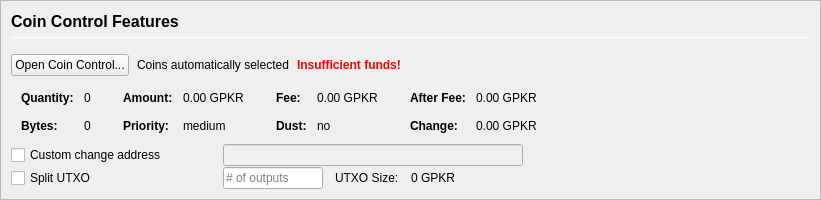
         <widget class="QFrame" name="frameCoinControl">
          <property name="sizePolicy">
           <sizepolicy hsizetype="Expanding" vsizetype="Expanding">
            <horstretch>0</horstretch>
            <verstretch>0</verstretch>
           </sizepolicy>
          </property>
          <property name="maximumSize">
           <size>
            <width>16777215</width>
            <height>16777215</height>
           </size>
          </property>
          <property name="frameShape">
           <enum>QFrame::StyledPanel</enum>
          </property>
          <property name="frameShadow">
           <enum>QFrame::Sunken</enum>
          </property>
          <layout class="QVBoxLayout" name="verticalLayoutCoinControl2">
           <property name="spacing">
            <number>0</number>
           </property>
           <property name="leftMargin">
            <number>0</number>
           </property>
           <property name="topMargin">
            <number>0</number>
           </property>
           <property name="rightMargin">
            <number>0</number>
           </property>
           <property name="bottomMargin">
            <number>0</number>
           </property>
           <item>
            <widget class="QFrame" name="frameCoinControl_BG">
             <layout class="QVBoxLayout" name="verticalLayoutCoinControl" stretch="0,0,0,0,0,0">
              <property name="spacing">
               <number>1</number>
              </property>
              <property name="leftMargin">
               <number>10</number>
              </property>
              <property name="topMargin">
               <number>10</number>
              </property>
              <item>
               <layout class="QHBoxLayout" name="horizontalLayoutCoinControl1">
                <property name="bottomMargin">
                 <number>15</number>
                </property>
                <item>
                 <layout class="QVBoxLayout" name="verticalLayout_3">
                  <property name="spacing">
                   <number>6</number>
                  </property>
                  <item>
                   <widget class="QLabel" name="labelCoinControlFeatures">
                    <property name="sizePolicy">
                     <sizepolicy hsizetype="Preferred" vsizetype="Maximum">
                      <horstretch>0</horstretch>
                      <verstretch>0</verstretch>
                     </sizepolicy>
                    </property>
                    <property name="minimumSize">
                     <size>
                      <width>0</width>
                      <height>20</height>
                     </size>
                    </property>
                    <property name="font">
                     <font>
                      <pointsize>12</pointsize>
                      <weight>75</weight>
                      <bold>true</bold>
                     </font>
                    </property>
                    <property name="styleSheet">
                     <string notr="true">font-weight:bold;</string>
                    </property>
                    <property name="text">
                     <string>Coin Control Features</string>
                    </property>
                   </widget>
                  </item>
                  <item>
                   <widget class="Line" name="line">
                    <property name="minimumSize">
                     <size>
                      <width>0</width>
                      <height>1</height>
                     </size>
                    </property>
                    <property name="maximumSize">
                     <size>
                      <width>16777215</width>
                      <height>1</height>
                     </size>
                    </property>
                    <property name="orientation">
                     <enum>Qt::Horizontal</enum>
                    </property>
                   </widget>
                  </item>
                 </layout>
                </item>
               </layout>
              </item>
              <item>
               <layout class="QHBoxLayout" name="horizontalLayoutCoinControl2" stretch="0,0,0,0">
                <property name="spacing">
                 <number>8</number>
                </property>
                <property name="bottomMargin">
                 <number>10</number>
                </property>
                <item>
                 <widget class="QPushButton" name="pushButtonCoinControl">
                  <property name="styleSheet">
                   <string notr="true"/>
                  </property>
                  <property name="text">
                   <string>Open Coin Control...</string>
                  </property>
                  <property name="autoDefault">
                   <bool>false</bool>
                  </property>
                 </widget>
                </item>
                <item>
                 <widget class="QLabel" name="labelCoinControlAutomaticallySelected">
                  <property name="text">
                   <string>Coins automatically selected</string>
                  </property>
                  <property name="margin">
                   <number>5</number>
                  </property>
                 </widget>
                </item>
                <item>
                 <widget class="QLabel" name="labelCoinControlInsuffFunds">
                  <property name="font">
                   <font>
                    <weight>75</weight>
                    <bold>true</bold>
                   </font>
                  </property>
                  <property name="styleSheet">
                   <string notr="true">color:red;font-weight:bold;</string>
                  </property>
                  <property name="text">
                   <string>Insufficient funds!</string>
                  </property>
                  <property name="margin">
                   <number>5</number>
                  </property>
                 </widget>
                </item>
                <item>
                 <spacer name="horizontalSpacerCoinControl">
                  <property name="orientation">
                   <enum>Qt::Horizontal</enum>
                  </property>
                  <property name="sizeHint" stdset="0">
                   <size>
                    <width>40</width>
                    <height>1</height>
                   </size>
                  </property>
                 </spacer>
                </item>
               </layout>
              </item>
              <item>
               <widget class="QWidget" name="widgetCoinControl" native="true">
                <property name="sizePolicy">
                 <sizepolicy hsizetype="Preferred" vsizetype="Preferred">
                  <horstretch>0</horstretch>
                  <verstretch>0</verstretch>
                 </sizepolicy>
                </property>
                <property name="minimumSize">
                 <size>
                  <width>0</width>
                  <height>0</height>
                 </size>
                </property>
                <property name="styleSheet">
                 <string notr="true"/>
                </property>
                <layout class="QHBoxLayout" name="horizontalLayoutCoinControl5">
                 <property name="leftMargin">
                  <number>0</number>
                 </property>
                 <property name="topMargin">
                  <number>0</number>
                 </property>
                 <property name="rightMargin">
                  <number>0</number>
                 </property>
                 <property name="bottomMargin">
                  <number>0</number>
                 </property>
                 <item>
                  <layout class="QHBoxLayout" name="horizontalLayoutCoinControl3" stretch="0,0,0,1">
                   <property name="spacing">
                    <number>20</number>
                   </property>
                   <property name="topMargin">
                    <number>0</number>
                   </property>
                   <property name="bottomMargin">
                    <number>10</number>
                   </property>
                   <item>
                    <layout class="QFormLayout" name="formLayoutCoinControl1">
                     <property name="horizontalSpacing">
                      <number>10</number>
                     </property>
                     <property name="verticalSpacing">
                      <number>14</number>
                     </property>
                     <property name="leftMargin">
                      <number>10</number>
                     </property>
                     <property name="topMargin">
                      <number>4</number>
                     </property>
                     <property name="rightMargin">
                      <number>6</number>
                     </property>
                     <item row="0" column="0">
                      <widget class="QLabel" name="labelCoinControlQuantityText">
                       <property name="font">
                        <font>
                         <weight>75</weight>
                         <bold>true</bold>
                        </font>
                       </property>
                       <property name="text">
                        <string>Quantity:</string>
                       </property>
                       <property name="margin">
                        <number>0</number>
                       </property>
                      </widget>
                     </item>
                     <item row="0" column="1">
                      <widget class="QLabel" name="labelCoinControlQuantity">
                       <property name="cursor">
                        <cursorShape>IBeamCursor</cursorShape>
                       </property>
                       <property name="contextMenuPolicy">
                        <enum>Qt::ActionsContextMenu</enum>
                       </property>
                       <property name="text">
                        <string notr="true">0</string>
                       </property>
                       <property name="margin">
                        <number>0</number>
                       </property>
                       <property name="textInteractionFlags">
                        <set>Qt::LinksAccessibleByMouse|Qt::TextSelectableByKeyboard|Qt::TextSelectableByMouse</set>
                       </property>
                      </widget>
                     </item>
                     <item row="1" column="0">
                      <widget class="QLabel" name="labelCoinControlBytesText">
                       <property name="font">
                        <font>
                         <weight>75</weight>
                         <bold>true</bold>
                        </font>
                       </property>
                       <property name="text">
                        <string>Bytes:</string>
                       </property>
                      </widget>
                     </item>
                     <item row="1" column="1">
                      <widget class="QLabel" name="labelCoinControlBytes">
                       <property name="cursor">
                        <cursorShape>IBeamCursor</cursorShape>
                       </property>
                       <property name="contextMenuPolicy">
                        <enum>Qt::ActionsContextMenu</enum>
                       </property>
                       <property name="text">
                        <string notr="true">0</string>
                       </property>
                       <property name="textInteractionFlags">
                        <set>Qt::LinksAccessibleByMouse|Qt::TextSelectableByKeyboard|Qt::TextSelectableByMouse</set>
                       </property>
                      </widget>
                     </item>
                    </layout>
                   </item>
                   <item>
                    <layout class="QFormLayout" name="formLayoutCoinControl2">
                     <property name="horizontalSpacing">
                      <number>10</number>
                     </property>
                     <property name="verticalSpacing">
                      <number>14</number>
                     </property>
                     <property name="leftMargin">
                      <number>6</number>
                     </property>
                     <property name="topMargin">
                      <number>4</number>
                     </property>
                     <property name="rightMargin">
                      <number>6</number>
                     </property>
                     <item row="0" column="0">
                      <widget class="QLabel" name="labelCoinControlAmountText">
                       <property name="font">
                        <font>
                         <weight>75</weight>
                         <bold>true</bold>
                        </font>
                       </property>
                       <property name="text">
                        <string>Amount:</string>
                       </property>
                       <property name="margin">
                        <number>0</number>
                       </property>
                      </widget>
                     </item>
                     <item row="0" column="1">
                      <widget class="QLabel" name="labelCoinControlAmount">
                       <property name="cursor">
                        <cursorShape>IBeamCursor</cursorShape>
                       </property>
                       <property name="contextMenuPolicy">
                        <enum>Qt::ActionsContextMenu</enum>
                       </property>
                       <property name="text">
                        <string notr="true">0.00 GPKR</string>
                       </property>
                       <property name="textInteractionFlags">
                        <set>Qt::LinksAccessibleByMouse|Qt::TextSelectableByKeyboard|Qt::TextSelectableByMouse</set>
                       </property>
                      </widget>
                     </item>
                     <item row="1" column="0">
                      <widget class="QLabel" name="labelCoinControlPriorityText">
                       <property name="font">
                        <font>
                         <weight>75</weight>
                         <bold>true</bold>
                        </font>
                       </property>
                       <property name="text">
                        <string>Priority:</string>
                       </property>
                      </widget>
                     </item>
                     <item row="1" column="1">
                      <widget class="QLabel" name="labelCoinControlPriority">
                       <property name="cursor">
                        <cursorShape>IBeamCursor</cursorShape>
                       </property>
                       <property name="contextMenuPolicy">
                        <enum>Qt::ActionsContextMenu</enum>
                       </property>
                       <property name="text">
                        <string>medium</string>
                       </property>
                       <property name="textInteractionFlags">
                        <set>Qt::LinksAccessibleByMouse|Qt::TextSelectableByKeyboard|Qt::TextSelectableByMouse</set>
                       </property>
                      </widget>
                     </item>
                    </layout>
                   </item>
                   <item>
                    <layout class="QFormLayout" name="formLayoutCoinControl3">
                     <property name="horizontalSpacing">
                      <number>10</number>
                     </property>
                     <property name="verticalSpacing">
                      <number>14</number>
                     </property>
                     <property name="leftMargin">
                      <number>6</number>
                     </property>
                     <property name="topMargin">
                      <number>4</number>
                     </property>
                     <property name="rightMargin">
                      <number>6</number>
                     </property>
                     <item row="0" column="0">
                      <widget class="QLabel" name="labelCoinControlFeeText">
                       <property name="font">
                        <font>
                         <weight>75</weight>
                         <bold>true</bold>
                        </font>
                       </property>
                       <property name="text">
                        <string>Fee:</string>
                       </property>
                       <property name="margin">
                        <number>0</number>
                       </property>
                      </widget>
                     </item>
                     <item row="0" column="1">
                      <widget class="QLabel" name="labelCoinControlFee">
                       <property name="cursor">
                        <cursorShape>IBeamCursor</cursorShape>
                       </property>
                       <property name="contextMenuPolicy">
                        <enum>Qt::ActionsContextMenu</enum>
                       </property>
                       <property name="text">
                        <string notr="true">0.00 GPKR</string>
                       </property>
                       <property name="textInteractionFlags">
                        <set>Qt::LinksAccessibleByMouse|Qt::TextSelectableByKeyboard|Qt::TextSelectableByMouse</set>
                       </property>
                      </widget>
                     </item>
                     <item row="1" column="0">
                      <widget class="QLabel" name="labelCoinControlLowOutputText">
                       <property name="font">
                        <font>
                         <weight>75</weight>
                         <bold>true</bold>
                        </font>
                       </property>
                       <property name="text">
                        <string>Dust:</string>
                       </property>
                      </widget>
                     </item>
                     <item row="1" column="1">
                      <widget class="QLabel" name="labelCoinControlLowOutput">
                       <property name="cursor">
                        <cursorShape>IBeamCursor</cursorShape>
                       </property>
                       <property name="contextMenuPolicy">
                        <enum>Qt::ActionsContextMenu</enum>
                       </property>
                       <property name="text">
                        <string>no</string>
                       </property>
                       <property name="textInteractionFlags">
                        <set>Qt::LinksAccessibleByMouse|Qt::TextSelectableByKeyboard|Qt::TextSelectableByMouse</set>
                       </property>
                      </widget>
                     </item>
                    </layout>
                   </item>
                   <item>
                    <layout class="QFormLayout" name="formLayoutCoinControl4">
                     <property name="horizontalSpacing">
                      <number>10</number>
                     </property>
                     <property name="verticalSpacing">
                      <number>14</number>
                     </property>
                     <property name="leftMargin">
                      <number>6</number>
                     </property>
                     <property name="topMargin">
                      <number>4</number>
                     </property>
                     <property name="rightMargin">
                      <number>6</number>
                     </property>
                     <item row="0" column="0">
                      <widget class="QLabel" name="labelCoinControlAfterFeeText">
                       <property name="font">
                        <font>
                         <weight>75</weight>
                         <bold>true</bold>
                        </font>
                       </property>
                       <property name="text">
                        <string>After Fee:</string>
                       </property>
                       <property name="margin">
                        <number>0</number>
                       </property>
                      </widget>
                     </item>
                     <item row="0" column="1">
                      <widget class="QLabel" name="labelCoinControlAfterFee">
                       <property name="cursor">
                        <cursorShape>IBeamCursor</cursorShape>
                       </property>
                       <property name="contextMenuPolicy">
                        <enum>Qt::ActionsContextMenu</enum>
                       </property>
                       <property name="text">
                        <string notr="true">0.00 GPKR</string>
                       </property>
                       <property name="textInteractionFlags">
                        <set>Qt::LinksAccessibleByMouse|Qt::TextSelectableByKeyboard|Qt::TextSelectableByMouse</set>
                       </property>
                      </widget>
                     </item>
                     <item row="1" column="0">
                      <widget class="QLabel" name="labelCoinControlChangeText">
                       <property name="font">
                        <font>
                         <weight>75</weight>
                         <bold>true</bold>
                        </font>
                       </property>
                       <property name="text">
                        <string>Change:</string>
                       </property>
                      </widget>
                     </item>
                     <item row="1" column="1">
                      <widget class="QLabel" name="labelCoinControlChange">
                       <property name="cursor">
                        <cursorShape>IBeamCursor</cursorShape>
                       </property>
                       <property name="contextMenuPolicy">
                        <enum>Qt::ActionsContextMenu</enum>
                       </property>
                       <property name="text">
                        <string notr="true">0.00 GPKR</string>
                       </property>
                       <property name="textInteractionFlags">
                        <set>Qt::LinksAccessibleByMouse|Qt::TextSelectableByKeyboard|Qt::TextSelectableByMouse</set>
                       </property>
                      </widget>
                     </item>
                    </layout>
                   </item>
                  </layout>
                 </item>
                </layout>
               </widget>
              </item>
              <item>
               <layout class="QHBoxLayout" name="horizontalLayoutCoinControl4">
                <property name="spacing">
                 <number>12</number>
                </property>
                <property name="sizeConstraint">
                 <enum>QLayout::SetDefaultConstraint</enum>
                </property>
                <property name="topMargin">
                 <number>0</number>
                </property>
                <property name="rightMargin">
                 <number>0</number>
                </property>
                <item>
                 <widget class="QCheckBox" name="checkBoxCoinControlChange">
                  <property name="sizePolicy">
                   <sizepolicy hsizetype="Preferred" vsizetype="Preferred">
                    <horstretch>0</horstretch>
                    <verstretch>0</verstretch>
                   </sizepolicy>
                  </property>
                  <property name="minimumSize">
                   <size>
                    <width>200</width>
                    <height>0</height>
                   </size>
                  </property>
                  <property name="maximumSize">
                   <size>
                    <width>200</width>
                    <height>16777215</height>
                   </size>
                  </property>
                  <property name="toolTip">
                   <string>If this is activated, but the change address is empty or invalid, change will be sent to a newly generated address.</string>
                  </property>
                  <property name="text">
                   <string>Custom change address</string>
                  </property>
                 </widget>
                </item>
                <item>
                 <widget class="QValidatedLineEdit" name="lineEditCoinControlChange">
                  <property name="enabled">
                   <bool>false</bool>
                  </property>
                  <property name="sizePolicy">
                   <sizepolicy hsizetype="Preferred" vsizetype="Preferred">
                    <horstretch>0</horstretch>
                    <verstretch>0</verstretch>
                   </sizepolicy>
                  </property>
                  <property name="minimumSize">
                   <size>
                    <width>300</width>
                    <height>0</height>
                   </size>
                  </property>
                 </widget>
                </item>
                <item>
                 <widget class="QLabel" name="labelCoinControlChangeLabel">
                  <property name="sizePolicy">
                   <sizepolicy hsizetype="Preferred" vsizetype="Preferred">
                    <horstretch>0</horstretch>
                    <verstretch>0</verstretch>
                   </sizepolicy>
                  </property>
                  <property name="minimumSize">
                   <size>
                    <width>100</width>
                    <height>0</height>
                   </size>
                  </property>
                  <property name="text">
                   <string/>
                  </property>
                  <property name="margin">
                   <number>3</number>
                  </property>
                 </widget>
                </item>
               </layout>
              </item>
              <item>
               <layout class="QHBoxLayout" name="horizontalLayoutCoinControl6">
                <property name="spacing">
                 <number>12</number>
                </property>
                <property name="rightMargin">
                 <number>0</number>
                </property>
                <item>
                 <widget class="QCheckBox" name="splitBlockCheckBox">
                  <property name="sizePolicy">
                   <sizepolicy hsizetype="Preferred" vsizetype="Preferred">
                    <horstretch>0</horstretch>
                    <verstretch>0</verstretch>
                   </sizepolicy>
                  </property>
                  <property name="minimumSize">
                   <size>
                    <width>200</width>
                    <height>0</height>
                   </size>
                  </property>
                  <property name="maximumSize">
                   <size>
                    <width>200</width>
                    <height>16777215</height>
                   </size>
                  </property>
                  <property name="text">
                   <string>Split UTXO</string>
                  </property>
                 </widget>
                </item>
                <item>
                 <widget class="QLineEdit" name="splitBlockLineEdit">
                  <property name="sizePolicy">
                   <sizepolicy hsizetype="Preferred" vsizetype="Preferred">
                    <horstretch>50</horstretch>
                    <verstretch>0</verstretch>
                   </sizepolicy>
                  </property>
                  <property name="minimumSize">
                   <size>
                    <width>100</width>
                    <height>0</height>
                   </size>
                  </property>
                  <property name="maximumSize">
                   <size>
                    <width>100</width>
                    <height>16777215</height>
                   </size>
                  </property>
                  <property name="placeholderText">
                   <string># of outputs</string>
                  </property>
                 </widget>
                </item>
                <item>
                 <widget class="QLabel" name="labelBlockSizeText">
                  <property name="text">
                   <string>UTXO Size:</string>
                  </property>
                 </widget>
                </item>
                <item>
                 <widget class="QLabel" name="labelBlockSize">
                  <property name="text">
                   <string>0 GPKR</string>
                  </property>
                 </widget>
                </item>
                <item>
                 <spacer name="horizontalSpacer_7">
                  <property name="orientation">
                   <enum>Qt::Horizontal</enum>
                  </property>
                  <property name="sizeHint" stdset="0">
                   <size>
                    <width>40</width>
                    <height>20</height>
                   </size>
                  </property>
                 </spacer>
                </item>
               </layout>
              </item>
              <item>
               <spacer name="verticalSpacerCoinControl">
                <property name="orientation">
                 <enum>Qt::Vertical</enum>
                </property>
                <property name="sizeHint" stdset="0">
                 <size>
                  <width>800</width>
                  <height>1</height>
                 </size>
                </property>
               </spacer>
              </item>
             </layout>
            </widget>
           </item>
          </layout>
         </widget>
